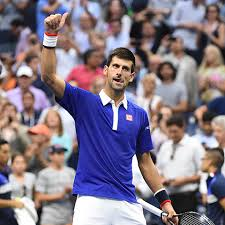
%> input picture paritosh_Project2/im1_blending.jpeg, 225 x 225 px
$ octave test_script_2.m   (GNU Octave 9; MATLAB toolbox functions it lacks are replaced by stand-ins)
%> lines starting %> are read from the running program, lines starting %| are printed output that depends on the picture
### paritosh_Project2/twoBandBlending.m
function [im_blend, im1_low, im1_high, im2_low, im2_high] = twoBandBlending(im1, im2)

i1 = im2double(im1);
i2 = im2double(im2);

[r,c,~] = size(i1);

% define the window size
window = 25; % on each side

% define a smoothing kernel with some standard deviation and variance
STD_DEV = 5;
smoothing_kernel = fspecial('gaussian',window, STD_DEV);
% win_str = num2str(window);
% std_str = num2str(STD_DEV);
% figure; mesh(smoothing_kernel);
% title(strcat('the kernel used: window =',win_str,' and std_Dev= ',std_str));

% apply the filter to the images
i1_smooth = imfilter(i1,smoothing_kernel,'replicate');
i2_smooth = imfilter(i2,smoothing_kernel,'replicate');

% extract the high freq components of both the images
i1_high = i1 - i1_smooth;
i2_high = i2 - i2_smooth;

% [20 lines of commented-out code are left out]
binary_mask = ([ones(r, floor(c/2)+window),zeros(r, ceil(c/2)-window)]);


% the high component of the blend
blended_high = repmat(binary_mask,[1,1,3]).*i1_high + ...
                    i2_high.*(1 - repmat(binary_mask, [1,1,3]));

% figure;
% imshow(blended_high); title('high blend');

% the low component of the blended image should follow the same mask?\
linear_values = fliplr(0 : 1/window : 1);
linear_window = repmat(linear_values,r,1,1);
linear_mask = ([ones(r,floor(c/2)+ceil(0.5*length(linear_values)) ),linear_window,zeros(r,ceil(c/2)- ceil(1.5*size(linear_window,2)))]);

% the blended_low component
blended_low = repmat(linear_mask,[1,1,3]).*i1_smooth + ...
                    i2_smooth.*(1 - repmat(linear_mask, [1,1,3]));


% figure;
% imshow(blended_low);title('low blend');
%
% figure; imshow(blended_low + blended_high); title('result');

im_blend = (blended_low + blended_high);
im1_low = i1_smooth;
im1_high = i1_high;
im2_low = i2_smooth;
im2_high = i2_high;


end

### paritosh_Project2/morph.m
function [ morphed_im ] = morph( im1, im2, im1_pts, im2_pts, tri, warp_frac, dissolve_frac )
% This is the image morphing function


deltaR = im2_pts(:,1) - im1_pts(:,1);
deltaC = im2_pts(:,2) - im1_pts(:,2);

% sizes
[numR, numC, ~] = size(im1);

batPoints = im2_pts;
nolanPoints = im1_pts;


% process the points
batPoints(batPoints < 3) =1;
batPointsX = batPoints(:,1);
batPointsY = batPoints(:,2);
batPointsX(batPointsX > numC-3) = numC;
batPointsY(batPointsY > numR-3) = numR;
batPoints = [batPointsX batPointsY];
im2_pts = batPoints;

nolanPoints(nolanPoints < 3) =1;
nolanPointsX = nolanPoints(:,1);
nolanPointsY = nolanPoints(:,2);
nolanPointsX(nolanPointsX> numC-3) = numC;
nolanPointsY(nolanPointsY> numR-3) = numR;
nolanPoints = [nolanPointsX nolanPointsY];
im1_pts = nolanPoints;

meanPtsR  = im1_pts(:,1) + 0.5*im2_pts(:,1);
meanPtsC  = im1_pts(:,2) + 0.5*im2_pts(:,2);

meanPtsR(meanPtsR < 3) = 1;
meanPtsR(meanPtsR > numC -2) = numC;

meanPtsC(meanPtsC < 3) = 1;
meanPtsC(meanPtsC > numR -1) = numR;

meanPts = [round(meanPtsR) round(meanPtsC)];

%tri = delaunay((meanPtsR), (meanPtsC));

% create an array defining the pixel idx vs the triangleId
px_ids = 1 : numR*numC;
[pixelR, pixelC] = ind2sub([numR, numC],px_ids);

% convert the points to the cartesian space
% tsearchn works with cartesian space
% [cartX, cartY] = toCartesian(pixelR, pixelC);

tri_ids = tsearchn([im1_pts(:,1) im1_pts(:,2)],tri,[pixelC',pixelR']); % this is the swap
%because cpselect returns stuff in a wierd coordinate frame

cross_dissolve = dissolve_frac;

intermediateFrames = zeros(0,0,3);
%for frameIter = 1: length(warp_frac)


    intermediate_cp = (1-warp_frac).*im1_pts + warp_frac.*(im2_pts);


    for iterPixel = 1 : numR*numC

        [pixelR, pixelC] = ind2sub([numR,numC],iterPixel);
        tri_ids = tsearchn((intermediate_cp),tri,[pixelC',pixelR']);
        inTri = tri_ids;
        inTri_vertices = tri(inTri,:);

        % get intermediate_cp vertices
        tri_vertices_im = intermediate_cp(inTri_vertices,:);

        % calculate respective baryCentric coordinates
        % Ax= B; x = A\B
        A = [tri_vertices_im';ones(1,3)];
        [pixelR, pixelC] = ind2sub([numR,numC],iterPixel);
        B = [pixelC;pixelR;1];    % wierd frame system
        bary = A\B;

        % take this barycentic and apply on the source images
        % for batman
        batTris = im2_pts(inTri_vertices,:);

        %  form of the equation
        A = [batTris';ones(1,3)];

        % get transformed coordinates
        inversePos_batman = A*bary;
        inversePos_batman = round(inversePos_batman./inversePos_batman(3));
        inversePos_batman(inversePos_batman < 1) = 1;

        if inversePos_batman(1) > numC
               inversePos_batman(1) = numC;
        end
        if inversePos_batman(2) > numR
               inversePos_batman(2) = numR;
        end

         % for Nolan
        nolanTris = im1_pts(inTri_vertices,:);

        %  form of the equation
        A = [nolanTris';ones(1,3)];

        % get transformed coordinates
        inversePos_nolan = A*bary; % bary remains the same
        inversePos_nolan = round(inversePos_nolan./inversePos_nolan(3));
        inversePos_nolan(inversePos_nolan < 1) = 1;

        if inversePos_nolan(1) > numC
               inversePos_nolan(1) = numC;
        end
        if inversePos_nolan(2) > numR
               inversePos_nolan(2) = numR;
        end

        %% perform bilinear interpolation
        % for nolan
        % invNolan = bilinear_interp(inversePos_nolan,im1);
        % for batman
        % invBat = bilinear_interp(inversePos_nolan,im2);


        % use cross dissolve for this timestep
%         intermediateFrames(pixelR,pixelC,:) = ...
%                             (1-cross_dissolve).*invNolan + ...
%                             (cross_dissolve).*invBat;

    intermediateFrames(pixelR,pixelC,:) = ...
                            (1-cross_dissolve).*im1(inversePos_nolan(2), inversePos_nolan(1),:) + ...
                            (cross_dissolve).*im2(inversePos_batman(2), inversePos_batman(1),:);


    end


morphed_im = intermediateFrames;

end

### paritosh_Project2/test_script_2.m
%% Image Blending
im1 = imread('im1_blending.jpeg');
%> im1 is the input picture: size 225x225x3 uint8; mean R, G, B 131.8, 120.1, 134.9
im2 = imread('im2_blending.jpeg');
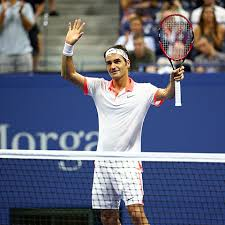
%> input picture paritosh_Project2/im2_blending.jpeg, 225 x 225 px
%> im2 is the input picture: size 225x225x3 uint8; mean R, G, B 100.6, 105.5, 124.9
[im_blend, im1_low, im1_high, im2_low, im2_high] = twoBandBlending(im1, im2);
%> in twoBandBlending, `i1_smooth = imfilter(i1,smoothing_kernel,'replicate');`:
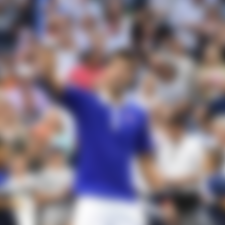
%> i1_smooth: size 225x225x3 double; mean R, G, B 0.516, 0.471, 0.529
%> in twoBandBlending, `i2_smooth = imfilter(i2,smoothing_kernel,'replicate');`:
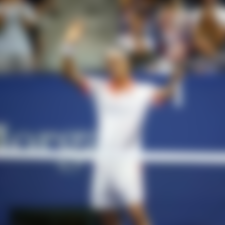
%> i2_smooth: size 225x225x3 double; mean R, G, B 0.394, 0.413, 0.489
%> in twoBandBlending, `i2_high = i2 - i2_smooth;`:
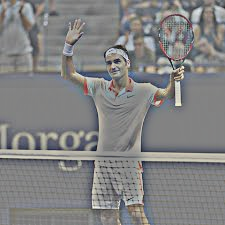
%> i2_high: size 225x225x3 double; mean R, G, B 0.000815, 0.000808, 0.000806; drawn with min black and max white
%> in twoBandBlending, `blended_high = repmat(binary_mask,[1,1,3]).*i1_high + i2_high.*(1 - re..`:
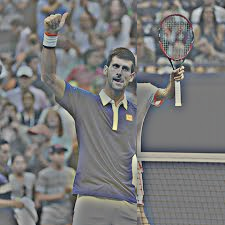
%> blended_high: size 225x225x3 double; mean R, G, B 2.09e-05, 4.81e-05, 0.00072; drawn with min black and max white
%> in twoBandBlending, `blended_low = repmat(linear_mask,[1,1,3]).*i1_smooth + i2_smooth.*(1 -..`:
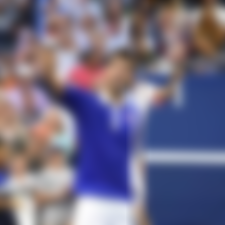
%> blended_low: size 225x225x3 double; mean R, G, B 0.45, 0.427, 0.521
%> in twoBandBlending, `im_blend = (blended_low + blended_high);`:
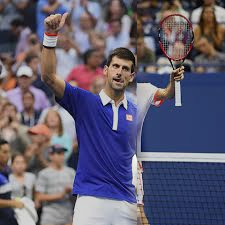
%> im_blend: size 225x225x3 double; mean R, G, B 0.45, 0.427, 0.522; drawn with min black and max white

%% Image Morphing
im1 = ones([50,50,3]);
im2 = zeros([50,50,3]);

im1_pts = [1,1; 10,15; 15,20; 45, 38];
im2_pts = [6,1; 10,15; 15,20; 45, 45];

tri = delaunay(im1_pts(:,1),im1_pts(:,2));
morphed_im = morph(im1, im2, im1_pts, im2_pts, tri, .3, .3);
%> the run ends on the next line
